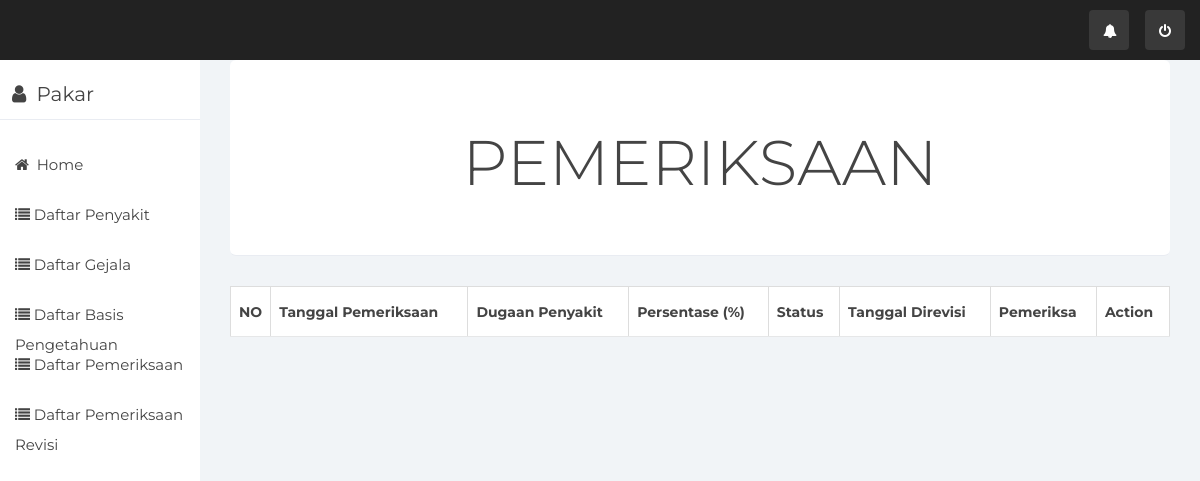
The app's page /index.php/pakar/DataPemeriksaan, older data.
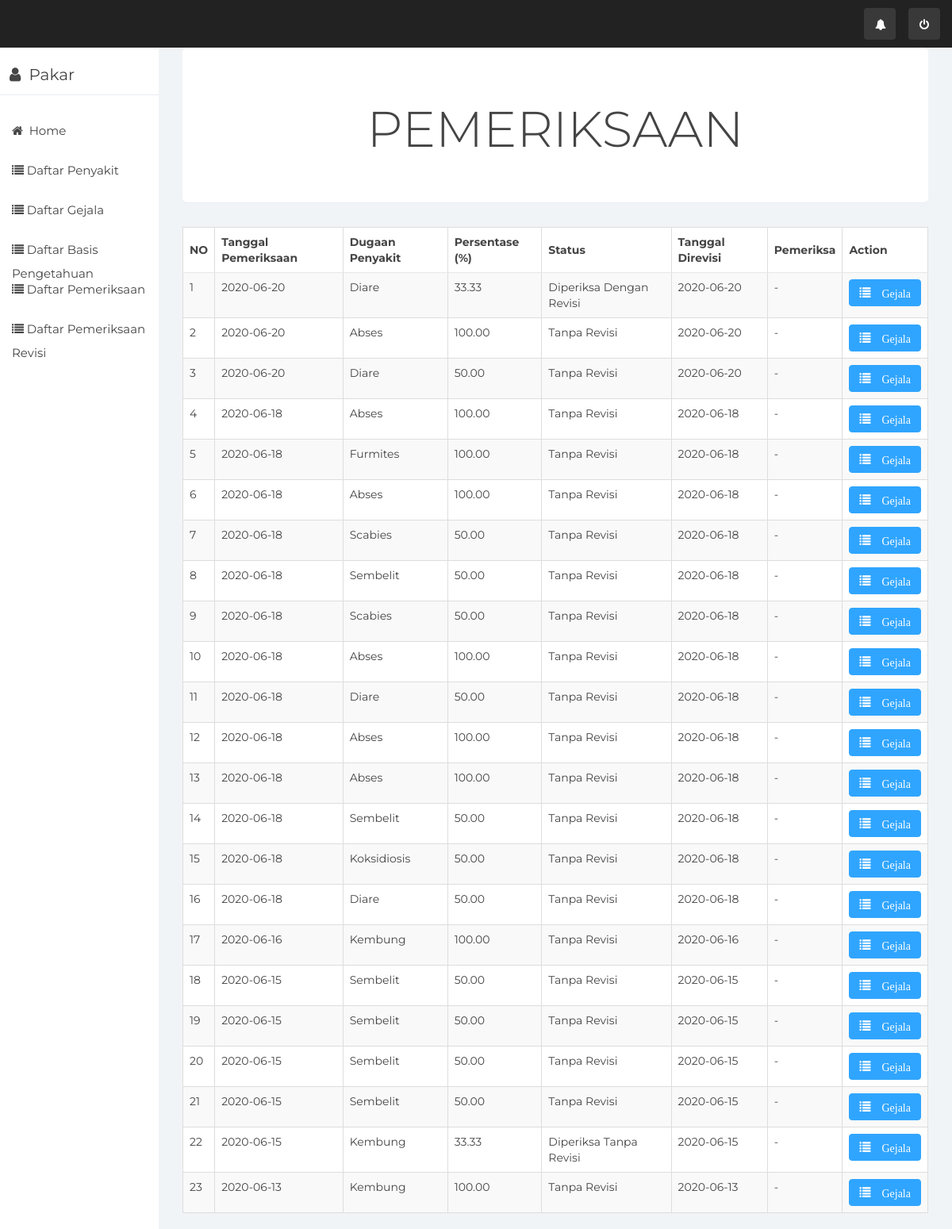
The same page, newer data.
### tables this page shows
CREATE TABLE `tb_pemeriksaan` (
  `id_pemeriksaan` int(10) NOT NULL,
  `id_penyakit` varchar(10) NOT NULL,
  `hasil` varchar(1000) NOT NULL,
  `status` enum('1','2','3','4') NOT NULL,
  `tgl_pemeriksaan` date NOT NULL,
  `tgl_revisi` date DEFAULT NULL,
  `id_pengelola` int(10) DEFAULT NULL
);

CREATE TABLE `tb_penyakit` (
  `id_penyakit` varchar(10) NOT NULL,
  `nama_penyakit` varchar(1000) NOT NULL,
  `definisi` text NOT NULL,
  `solusi` text NOT NULL
);

### application/controllers/Pakar.php (called while the page is built, shortened)
<?php
class Pakar extends CI_Controller {
	public function __construct(){
		$this->load->model('M_pakar');
		$this->load->helper('url','form');
		$this->load->library('form_validation');
	}
	public function DataPemeriksaan()
	{
		$data['pemeriksaan'] = $this->M_pakar->getDataPemeriksaan();
		$this->load->view('pemeriksaan',$data);
	}
}
?>

### index.php (called while the page is built, shortened)
<?php
require_once BASEPATH.'core/CodeIgniter.php';

### application/models/M_pakar.php (called while the page is built, shortened)
<?php
class M_Pakar extends CI_Model {
	public function getDataPemeriksaan()
	{
		$query = $this->db->query("SELECT tb_pemeriksaan.*, tb_penyakit.id_penyakit, tb_penyakit.nama_penyakit, tb_pengelola.id_pengelola, tb_pengelola.nama FROM tb_pemeriksaan INNER JOIN tb_penyakit ON tb_pemeriksaan.id_penyakit = tb_penyakit.id_penyakit LEFT JOIN tb_pengelola ON tb_pemeriksaan.id_pengelola = tb_pengelola.id_pengelola ORDER BY id_pemeriksaan DESC");
		return $query->result();
	}
}

### application/views/Pemeriksaan.php (the view, shortened to what this page needs)
<div class="col-sm-9 col-sm-offset-3 col-lg-10 col-lg-offset-2 main">
      <div class="main-panel">
        <div class="content">
            <div class="container-fluid">
                <div class="row">
                    <div class="col-md-12">
                        <div class="jumbotron text-center">
                              <h1>PEMERIKSAAN</h1>
                        </div>
                        <table class="table table-striped table-bordered data">
                          <thead>
                            <tr class="bg-group">
                              <th width="5px">NO</th>
                              <th>Tanggal Pemeriksaan</th>
                              <th>Dugaan Penyakit</th>
                              <th>Persentase (%)</th>
                              <th>Status</th>
                              <th>Tanggal Direvisi</th>
                              <th>Pemeriksa</th>
                              <th>Action</th>
                            </tr>
                          </thead>
                          <tbody>
                            <?php
                               $i=1;
                              foreach ($pemeriksaan as $key)
                              {
                            ?>
                            <tr>
                              <td><?php echo $i; ?></td>
                              <td><?php echo $key->tgl_pemeriksaan;?></td>
                              <td><?php echo $key->nama_penyakit;?></td>
                              <td><?php echo $key->hasil;?></td>
                              <td>
                                <?php
                                  if ($key->status==1)
                                  echo "Tanpa Revisi";
                                  if ($key->status==3)
                                  echo "Diperiksa Tanpa Revisi";
                                  if ($key->status==4)
                                  echo "Diperiksa Dengan Revisi";
                                ?>
                              </td>
                              <td>
                                <?php
                                  if ($key->tgl_revisi==0000-00-00){
                                    echo "-";
                                  }else{
                                    echo $key->tgl_revisi;
                                  }
                                ?>
                              </td>
                              <td>
                                <?php
                                  if ($key->id_pengelola==null){
                                    echo "-";
                                  }else{
                                    echo $key->nama;
                                  }
                                ?>
                              </td>
                              <td>
                                <a href="<?php echo base_url('Pakar/detailPemeriksaan/'.$key->id_pemeriksaan)?>" class="btn btn-primary"><span class="glyphicon glyphicon-list"> Gejala</a>
                              </td>
                            </tr>
                            <?php
                              $i++;
                              }
                            ?>
                          </tbody>
                        </table>
                      </div>
                    </div>
                </div>
            </div>
        </div>

Row changes from the older to the newer data that the page shows:
added tb_pemeriksaan: tgl_pemeriksaan "2020-06-20", id_penyakit.nama_penyakit "Diare", hasil "33.33", status "Diperiksa Dengan Revisi", tgl_revisi "2020-06-20"
added tb_pemeriksaan: tgl_pemeriksaan "2020-06-20", id_penyakit.nama_penyakit "Abses", hasil "100.00", status "Tanpa Revisi", tgl_revisi "2020-06-20"
added tb_pemeriksaan: tgl_pemeriksaan "2020-06-20", id_penyakit.nama_penyakit "Diare", hasil "50.00", status "Tanpa Revisi", tgl_revisi "2020-06-20"
added tb_pemeriksaan: tgl_pemeriksaan "2020-06-18", id_penyakit.nama_penyakit "Abses", hasil "100.00", status "Tanpa Revisi", tgl_revisi "2020-06-18"
added tb_pemeriksaan: tgl_pemeriksaan "2020-06-18", id_penyakit.nama_penyakit "Furmites", hasil "100.00", status "Tanpa Revisi", tgl_revisi "2020-06-18"
added tb_pemeriksaan: tgl_pemeriksaan "2020-06-18", id_penyakit.nama_penyakit "Abses", hasil "100.00", status "Tanpa Revisi", tgl_revisi "2020-06-18"
added tb_pemeriksaan: tgl_pemeriksaan "2020-06-18", id_penyakit.nama_penyakit "Scabies", hasil "50.00", status "Tanpa Revisi", tgl_revisi "2020-06-18"
added tb_pemeriksaan: tgl_pemeriksaan "2020-06-18", id_penyakit.nama_penyakit "Sembelit", hasil "50.00", status "Tanpa Revisi", tgl_revisi "2020-06-18"
added tb_pemeriksaan: tgl_pemeriksaan "2020-06-18", id_penyakit.nama_penyakit "Scabies", hasil "50.00", status "Tanpa Revisi", tgl_revisi "2020-06-18"
added tb_pemeriksaan: tgl_pemeriksaan "2020-06-18", id_penyakit.nama_penyakit "Abses", hasil "100.00", status "Tanpa Revisi", tgl_revisi "2020-06-18"
added tb_pemeriksaan: tgl_pemeriksaan "2020-06-18", id_penyakit.nama_penyakit "Diare", hasil "50.00", status "Tanpa Revisi", tgl_revisi "2020-06-18"
added tb_pemeriksaan: tgl_pemeriksaan "2020-06-18", id_penyakit.nama_penyakit "Abses", hasil "100.00", status "Tanpa Revisi", tgl_revisi "2020-06-18"
added tb_pemeriksaan: tgl_pemeriksaan "2020-06-18", id_penyakit.nama_penyakit "Abses", hasil "100.00", status "Tanpa Revisi", tgl_revisi "2020-06-18"
added tb_pemeriksaan: tgl_pemeriksaan "2020-06-18", id_penyakit.nama_penyakit "Sembelit", hasil "50.00", status "Tanpa Revisi", tgl_revisi "2020-06-18"
added tb_pemeriksaan: tgl_pemeriksaan "2020-06-18", id_penyakit.nama_penyakit "Koksidiosis", hasil "50.00", status "Tanpa Revisi", tgl_revisi "2020-06-18"
added tb_pemeriksaan: tgl_pemeriksaan "2020-06-18", id_penyakit.nama_penyakit "Diare", hasil "50.00", status "Tanpa Revisi", tgl_revisi "2020-06-18"
added tb_pemeriksaan: tgl_pemeriksaan "2020-06-16", id_penyakit.nama_penyakit "Kembung", hasil "100.00", status "Tanpa Revisi", tgl_revisi "2020-06-16"
added tb_pemeriksaan: tgl_pemeriksaan "2020-06-15", id_penyakit.nama_penyakit "Sembelit", hasil "50.00", status "Tanpa Revisi", tgl_revisi "2020-06-15"
added tb_pemeriksaan: tgl_pemeriksaan "2020-06-15", id_penyakit.nama_penyakit "Sembelit", hasil "50.00", status "Tanpa Revisi", tgl_revisi "2020-06-15"
added tb_pemeriksaan: tgl_pemeriksaan "2020-06-15", id_penyakit.nama_penyakit "Sembelit", hasil "50.00", status "Tanpa Revisi", tgl_revisi "2020-06-15"
added tb_pemeriksaan: tgl_pemeriksaan "2020-06-15", id_penyakit.nama_penyakit "Sembelit", hasil "50.00", status "Tanpa Revisi", tgl_revisi "2020-06-15"
added tb_pemeriksaan: tgl_pemeriksaan "2020-06-15", id_penyakit.nama_penyakit "Kembung", hasil "33.33", status "Diperiksa Tanpa Revisi", tgl_revisi "2020-06-15"
added tb_pemeriksaan: tgl_pemeriksaan "2020-06-13", id_penyakit.nama_penyakit "Kembung", hasil "100.00", status "Tanpa Revisi", tgl_revisi "2020-06-13"
